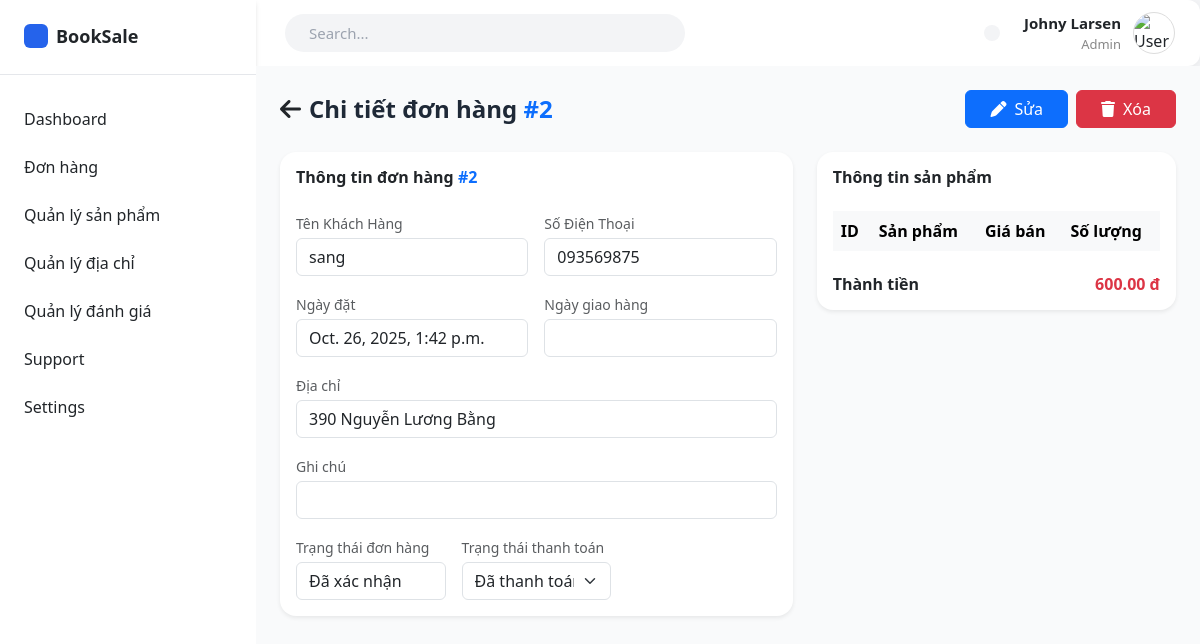
Page /emp/order_details/2/ on the earlier database version.
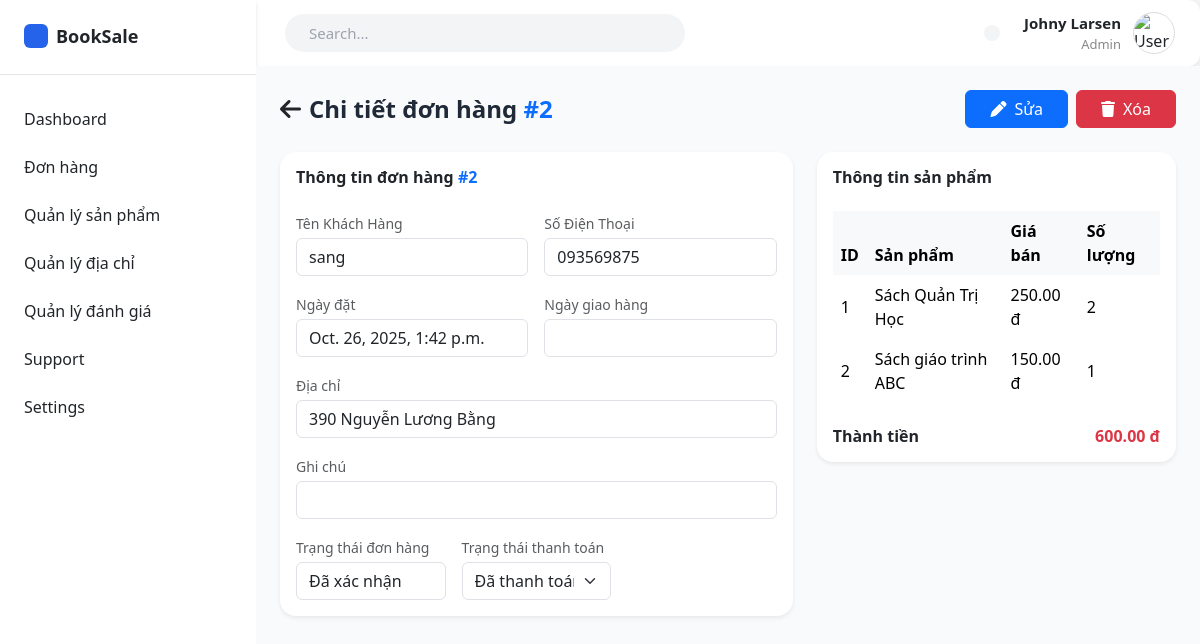
Same page on the later database version.
### booksale_app/models.py (models this page shows, shortened)
class Order_Item(models.Model):
    product = models.ForeignKey(
        Product,
        on_delete = models.PROTECT
    )
    order = models.ForeignKey(
        Order,
        on_delete = models.PROTECT
    )
    quantity = models.PositiveIntegerField(default=0)
    unit_price = models.DecimalField(
        max_digits=10,
        decimal_places=2
    )
    total_price = models.DecimalField(
        max_digits=10,
        decimal_places=2
    )

class Product(models.Model):
    product_name = models.CharField(
        max_length = 255,
        blank=False, null=False,
        help_text = "Tên sản phẩm"
    )
    description = models.TextField(
        blank=False, null=False,
        help_text = "Mô tả"
    )
    image = models.ImageField(upload_to='products/', null=True, blank=True)
    cost_price = models.DecimalField(
        max_digits=10,
        decimal_places=2
    )
    sell_price = models.DecimalField(
        max_digits=10,
        decimal_places=2
    )
    quantity = models.PositiveIntegerField(default=0)
    publisher = models.ForeignKey(
        Publisher,
        on_delete=models.CASCADE
    )
    category = models.ForeignKey(
        Category,
        on_delete=models.CASCADE
    )
    genre = models.ManyToManyField(
        'Genre',
        through="Genre_Item")
    cart = models.ManyToManyField(
        'Cart',
        through='Cart_Item'
    )
    order = models.ManyToManyField(
        'Order',
         through="Order_Item"
    )

### booksale_app/views/admin_view/order_view.py (the view)
# urls.py: path('emp/order_details/<int:pk>/', views.order_detail, name = 'emp/detail'),
def order_detail(request, pk):
    order = get_object_or_404(Order.objects.select_related('customer'), pk=pk)
    order_items = Order_Item.objects.select_related('product').filter(order=order)
    prices = [item.product.sell_price * item.quantity for item in order_items]
    total_amount = sum_price_order(prices)
    context = {
        'order': order,
        'order_items': order_items,
        'total_amount': total_amount
    }
    if order.status == "confirmed":
        template = 'admin_temp/order/order_detail.html'
    elif order.status == "cancelled":
        template = 'admin_temp/order/order_cancel.html'
    else:
        template = 'admin_temp/order/order_confirm.html'
    return render(request, template, context)

### booksale_app/utils.py (called while the page is built)
def sum_price_order(order_items_price):
    if not order_items_price:
        return 0
    return sum(order_items_price)

### booksale_app/templates/admin_temp/order/order_detail.html (shortened to what the changed rows need)
{% extends 'admin_temp/admin_base.html' %}
{% load static %}
{% block content %}
    <main class="flex-1 bg-gray-50 p-6">
        <div class="row">
        <div class="col-md-5">
            <div class="card border-0 shadow-sm rounded-4">
            <div class="card-body">
                <table class="table table-borderless align-middle">
                    <thead class="table-light">
                        <tr>
                        <th>ID</th>
                        <th>Sản phẩm</th>
                        <th>Giá bán</th>
                        <th>Số lượng</th>
                        </tr>
                    </thead>
                    <tbody>
                        {% for item in order_items %}
                        <tr>
                        <td>{{ item.product.id }}</td>
                        <td>{{ item.product.product_name }}</td>
                        <td>{{ item.unit_price }} đ</td>
                        <td>{{ item.quantity }}</td>
                        </tr>
                        {% endfor %}
                    </tbody>
                </table>
            </div>
            </div>
        </div>
        </div>
    </main>
{% endblock %}

Differences in the rows shown:
added Order_Item: product.id "1", product.product_name "Sách Quản Trị Học", unit_price "250.00", quantity "2"
added Order_Item: product.id "2", product.product_name "Sách giáo trình ABC", unit_price "150.00", quantity "1"
